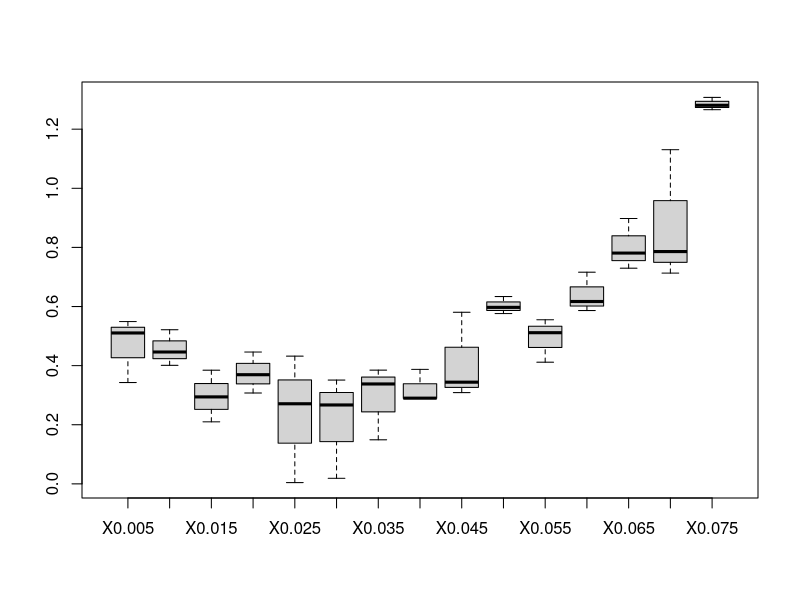
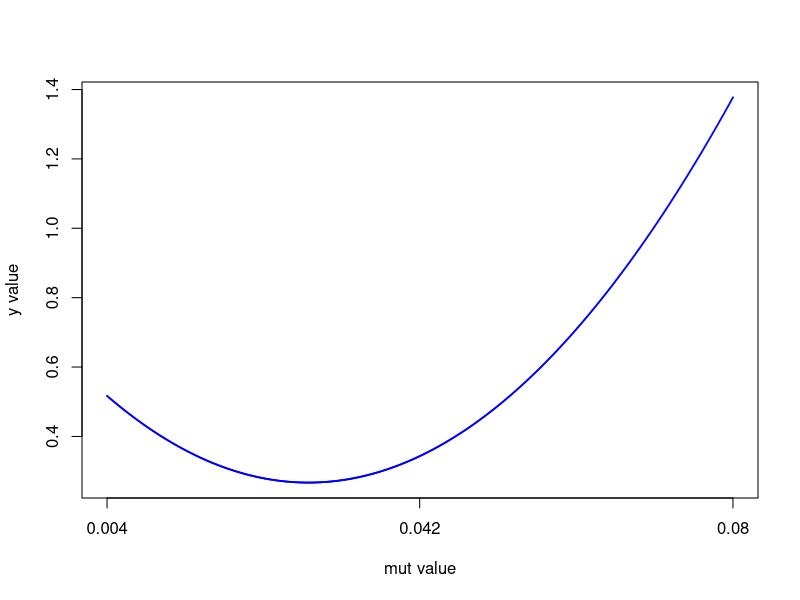

Write the R code that produced these figures, in order.
data = read.table("genal2.txt")

#3.1
y = c()
mut = c()
# gives X0.005, so not useable
names = names(data)
length(data[1,])
length(data[,1])
for (i in 1:length(data[1,])){
  for (j in 1:length(data[,1])){
    y = c(y, data[j,i])
    mut = c(mut, 0.005*i)
  }
}
genal2frame=data.frame(y,mut)

#3.2
boxplot(data)

#3.3
genal2frame$mut2=genal2frame$mut^2
genal2lm=lm(y~mut+mut2,data=genal2frame)
summary(genal2lm)


#3.4

func1 = function(x) (0.605358-23.78772*x+417.96154*x^2)

B=1000
ypoints = numeric(B)
xpoints = seq(0.004,0.08,length=B)

for (i in 1:B){
  ypoints[i] = func1(xpoints[i])
}


plot(ypoints, xaxt = "n",xlab="mut value",ylab="y value",pch=20, cex=0.2, col="blue")
axis(1,at=c(1,500,1000), labels=c(xpoints[1],round(xpoints[500],digits = 4),xpoints[1000]))
#Optimal mutation value correspons to xpoint where y is smallest
round(xpoints[match(min(ypoints),ypoints)],digits=4)